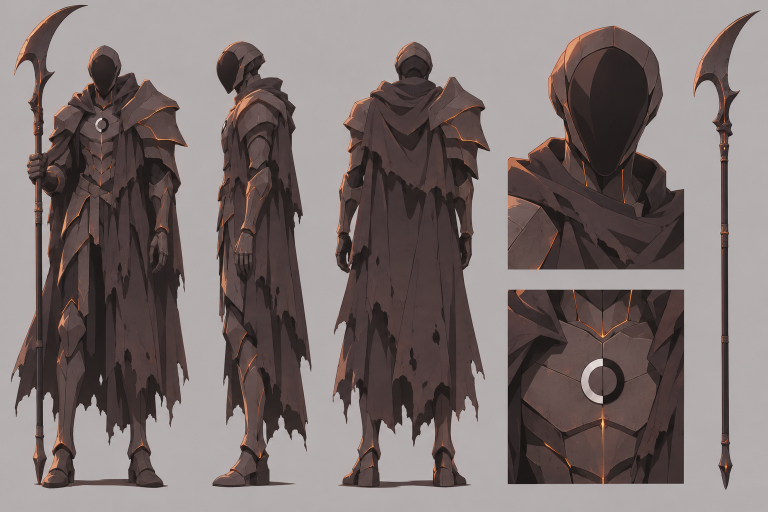
#> input picture assets/characters/boss_henchman_01/design/boss_henchman_01_sheet.png, 1536 x 1024 px (shown at 1/2 size)
$ python cut_splash.py ../assets/characters/boss_henchman_01/design/boss_henchman_01_sheet.png out.png
#> lines starting #> are read from the running program, lines starting #| are printed output that depends on the picture; after the words box and inside, x2 and y2 are one past the last pixel; in counts of white or black regions, pixels touching at a corner belong together
"""Xóa nền trắng của ảnh splash art (2D, không chibi) và cắt sát nhân vật, xuất PNG có alpha.

  python -I tools/cut_splash.py <ảnh vào> <ảnh ra.png> [--edge-thresh 235] [--hole-thresh 240] [--hole-area 100]
         [--hole-mean 246] [--erode 1] [--margin 8] [--keep x0,y0,x1,y1 ...]

Cách làm (chỉ Pillow + numpy):
1. Nền nối mép: vùng gần trắng (mọi kênh >= --edge-thresh) nối với mép ảnh.
2. Lỗ kín (khoảng trắng bị nhân vật bao quanh: giữa tay và kiếm, khe giữa tay và thân...): vùng sáng (>= --hole-thresh)
   không nối mép, rộng >= --hole-area px và trắng thuần (trung bình >= --hole-mean) cũng là nền. Áo sơ mi trắng ngà và
   các điểm sáng nhỏ (tóc, mắt) không bị xóa.
3. Alpha = ngược của nền; làm sạch đốm lẻ, khử viền sáng (dải 2 px sát mép), co viền --erode px rồi làm mượt nhẹ để không
   còn quầng trắng khi đặt lên nền tối.
   --keep (tọa độ ảnh gốc, lặp được): trong các hộp này không xóa lỗ kín, dùng cho răng trắng khi nhân vật cười.
4. Cắt sát vùng có alpha + --margin px; ghi PNG.
Lưu ý Pillow 10.2: ImageDraw.floodfill trên ảnh tạo từ mảng numpy không làm gì, phải .copy() trước.
In kích thước và tỉ lệ điểm bị xóa để soát nhanh; mã thoát 0.
"""
import argparse
import sys

import numpy as np
from PIL import Image, ImageDraw, ImageFilter

# In tiếng Việt ra console Windows (cp1252) khi chạy bằng python -I (bỏ qua PYTHONUTF8).
for _s in (sys.stdout, sys.stderr):
    if hasattr(_s, "reconfigure"):
        _s.reconfigure(encoding="utf-8", errors="replace")
#> in main, img is the input picture: PIL image 1536x1024 RGB; mean R, G, B 124.6, 113.6, 112.4


def flood(mask_img, seed):
    """Tô vùng liên thông của `seed` trong ảnh L (255 = gần trắng) bằng 128; trả về True nếu seed là 255."""
    if mask_img.getpixel(seed) != 255:
        return False
    ImageDraw.floodfill(mask_img, seed, 128)
    return True


def _fill_components(rest, min_area, min_mean, mn, limit=3000):
    """Duyệt các vùng 255 của ảnh L `rest`; trả về mảng bool gồm các vùng đủ lớn và đủ trắng."""
    out = np.zeros(mn.shape, dtype=bool)
    for _ in range(limit):
        ys, xs = np.nonzero(np.asarray(rest) == 255)
        if len(ys) == 0:
            break
        ImageDraw.floodfill(rest, (int(xs[0]), int(ys[0])), 100)
        reg = np.asarray(rest) == 100
        if int(reg.sum()) >= min_area and float(mn[reg].mean()) >= min_mean:
            out |= reg
        rest = Image.fromarray(np.where(reg, 0, np.asarray(rest)).astype(np.uint8), "L").copy()
    return out


def background_mask(rgb, edge_thresh, hole_thresh, hole_area, hole_mean, keep=()):
    """Mảng bool, True = nền (nối mép hoặc lỗ kín). Lỗ kín chạm hộp `keep` (x0, y0, x1, y1) được giữ."""
#> called with edge_thresh = 235, hole_thresh = 240, hole_area = 100, hole_mean = 246
    mn = rgb.min(axis=2)
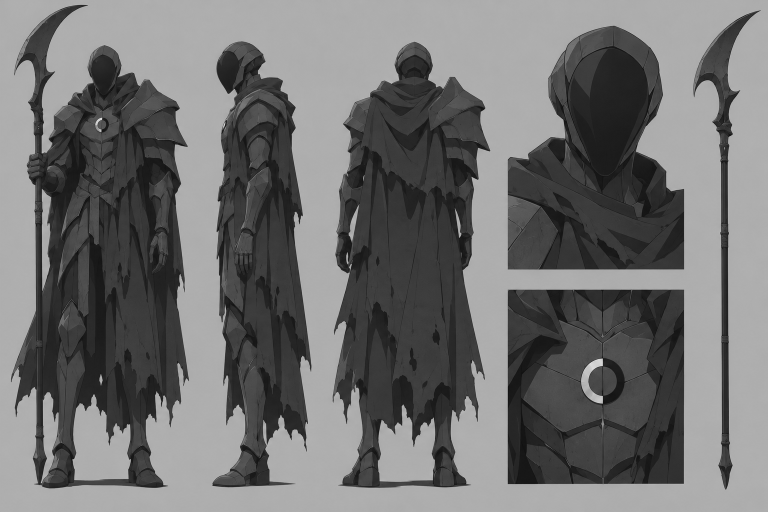
#> mn: shape (1024, 1536) (shown at 1/2 size); min 0, max 243, mean 112.3
    near_edge = mn >= edge_thresh
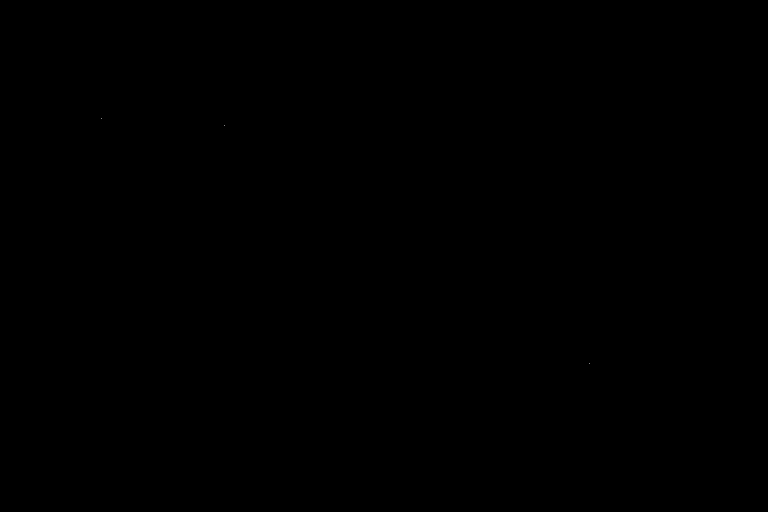
#> near_edge: shape (1024, 1536) bool (shown at 1/2 size); 0% white in thin lines or dots, all inside (x1, y1, x2, y2) = (203, 236, 1180, 728)
    # Khung 1 px trắng bao quanh để mọi điểm gần trắng ở mép nối với nhau.
    padded = Image.fromarray(np.pad(near_edge, 1, constant_values=True).astype(np.uint8) * 255, "L").copy()
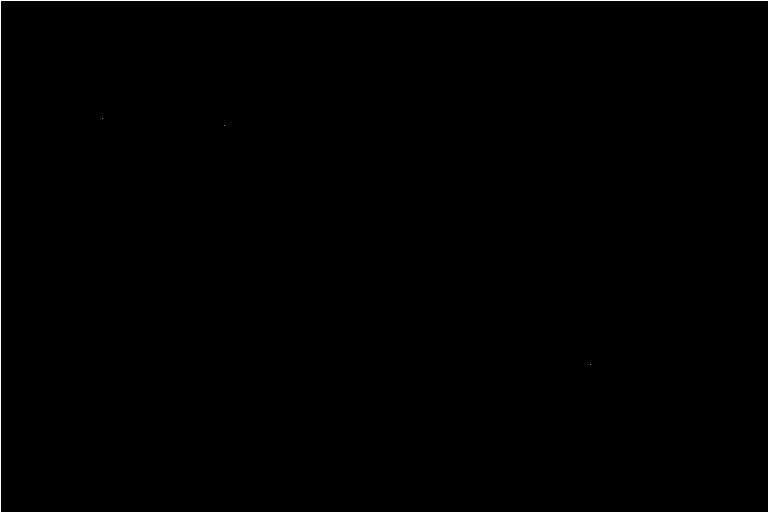
#> padded: PIL image 1538x1026 L (shown at 1/2 size); 0.32% white in thin lines or dots
    ImageDraw.floodfill(padded, (0, 0), 128)
    bg = np.asarray(padded)[1:-1, 1:-1] == 128
#> bg: shape (1024, 1536) bool; every value is 0
    rest = Image.fromarray(((mn >= hole_thresh) & ~bg).astype(np.uint8) * 255, "L").copy()
#> rest: PIL image 1536x1024 L; 0% white in thin lines or dots, all inside (x1, y1, x2, y2) = (203, 236, 204, 237)
    holes = _fill_components(rest, hole_area, hole_mean, mn)
#> the loop in _fill_components, `for _ in range(limit):` made 2 passes
#> (ys, xs) on pass 1: ([236], [203])
    for x0, y0, x1, y1 in keep:
        holes[y0:y1, x0:x1] = False
    return bg | holes


def main(argv=None):
    ap = argparse.ArgumentParser()
    ap.add_argument("src")
    ap.add_argument("dst")
    ap.add_argument("--edge-thresh", type=int, default=235, help="ngưỡng gần trắng cho nền nối mép")
    ap.add_argument("--hole-thresh", type=int, default=240, help="ngưỡng sáng cho lỗ kín")
    ap.add_argument("--hole-area", type=int, default=100, help="diện tích tối thiểu (px) của lỗ kín")
    ap.add_argument("--hole-mean", type=int, default=246, help="độ trắng trung bình tối thiểu của lỗ kín")
    ap.add_argument("--erode", type=int, default=1)
    ap.add_argument("--margin", type=int, default=8)
    ap.add_argument("--keep", action="append", default=[], help="hộp x0,y0,x1,y1 không xóa lỗ kín (răng, mắt)")
    args = ap.parse_args(argv)

    img = Image.open(args.src).convert("RGB")
    rgb = np.asarray(img)
    keep = [tuple(int(v) for v in k.split(",")) for k in args.keep]
    bg = background_mask(rgb, args.edge_thresh, args.hole_thresh, args.hole_area, args.hole_mean, keep)
    alpha = Image.fromarray((~bg).astype(np.uint8) * 255, "L")
#> alpha: PIL image 1536x1024 L; every value is 255
    # Bỏ đốm lẻ (mở hình thái), rồi co viền để mất quầng trắng, làm mượt nhẹ.
    alpha = alpha.filter(ImageFilter.MinFilter(3)).filter(ImageFilter.MaxFilter(3))
    # Khử viền: trong dải 2 px sát mép, điểm càng sáng (trộn màu với nền trắng) càng trong suốt.
    fg = np.asarray(alpha) > 127
#> fg: shape (1024, 1536) bool; every value is 1
    inner = np.asarray(alpha.filter(ImageFilter.MinFilter(5))) > 127
    band = fg & ~inner
    factor = np.clip((250.0 - rgb.min(axis=2)) / 80.0, 0.0, 1.0)
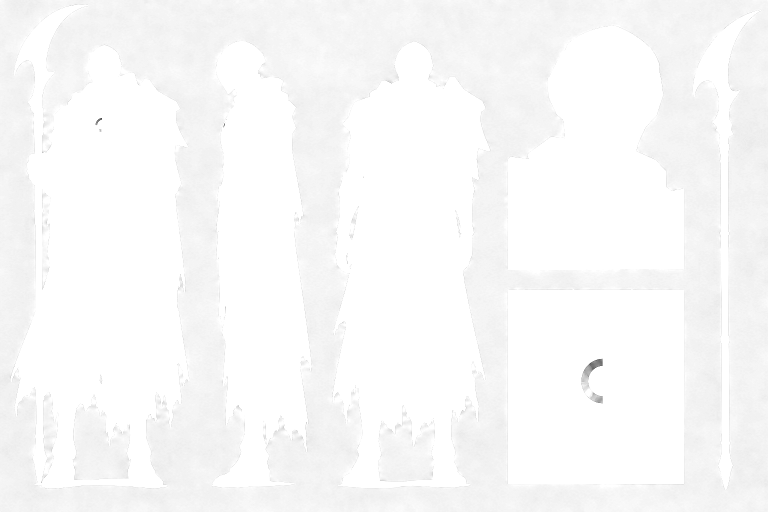
#> factor: shape (1024, 1536) float64 (shown at 1/2 size); min 0.0875, max 1, mean 0.978
    a2 = np.asarray(alpha).astype(np.float32)
#> a2: shape (1024, 1536) float32; every value is 255
    a2[band] *= factor[band]
    alpha = Image.fromarray(a2.astype(np.uint8), "L")
    for _ in range(max(args.erode, 0)):
        alpha = alpha.filter(ImageFilter.MinFilter(3))
    alpha = alpha.filter(ImageFilter.GaussianBlur(0.8))
    out = img.convert("RGBA")
    out.putalpha(alpha)
    bbox = alpha.point(lambda v: 255 if v >= 24 else 0).getbbox()
#> bbox = (0, 0, 1536, 1024)
    if bbox is None:
        print("LỖI: không còn điểm ảnh nào sau khi xóa nền (giảm --thresh?)")
        return 1
    x0, y0, x1, y1 = bbox
#> x0 = 0; y0 = 0; x1 = 1536; y1 = 1024
    m = args.margin
    box = (max(x0 - m, 0), max(y0 - m, 0), min(x1 + m, out.size[0]), min(y1 + m, out.size[1]))
#> box = (0, 0, 1536, 1024)
    out = out.crop(box)
    out.save(args.dst, optimize=True)
    print("%s -> %s  %dx%d (gốc %dx%d), nền bị xóa %.1f%%" % (args.src, args.dst, out.size[0], out.size[1], img.size[0],
          img.size[1], 100.0 * bg.mean()))
#| ../assets/characters/boss_henchman_01/design/boss_henchman_01_sheet.png -> out.png  1536x1024 (gốc 1536x1024), nền bị xóa 0.0%
    return 0


if __name__ == "__main__":
    sys.exit(main())
#> (the program exits here)
